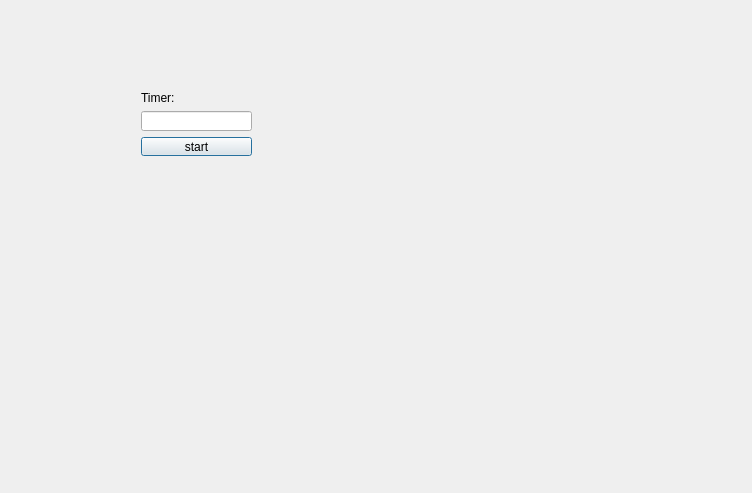
<?xml version="1.0" encoding="UTF-8"?>
<ui version="4.0">
 <class>Dialog</class>
 <widget class="QDialog" name="Dialog">
  <property name="geometry">
   <rect>
    <x>0</x>
    <y>0</y>
    <width>752</width>
    <height>493</height>
   </rect>
  </property>
  <property name="windowTitle">
   <string>Dialog</string>
  </property>
  <widget class="QWidget" name="">
   <property name="geometry">
    <rect>
     <x>130</x>
     <y>80</y>
     <width>133</width>
     <height>87</height>
    </rect>
   </property>
   <layout class="QVBoxLayout" name="verticalLayout_2">
    <item>
     <widget class="QLabel" name="label">
      <property name="text">
       <string>Timer:</string>
      </property>
     </widget>
    </item>
    <item>
     <layout class="QVBoxLayout" name="verticalLayout">
      <item>
       <widget class="QLineEdit" name="lineEdit"/>
      </item>
      <item>
       <widget class="QPushButton" name="StartBtn">
        <property name="text">
         <string>start</string>
        </property>
       </widget>
      </item>
     </layout>
    </item>
   </layout>
  </widget>
 </widget>
 <layoutdefault spacing="6" margin="11"/>
 <resources/>
 <connections/>
</ui>
